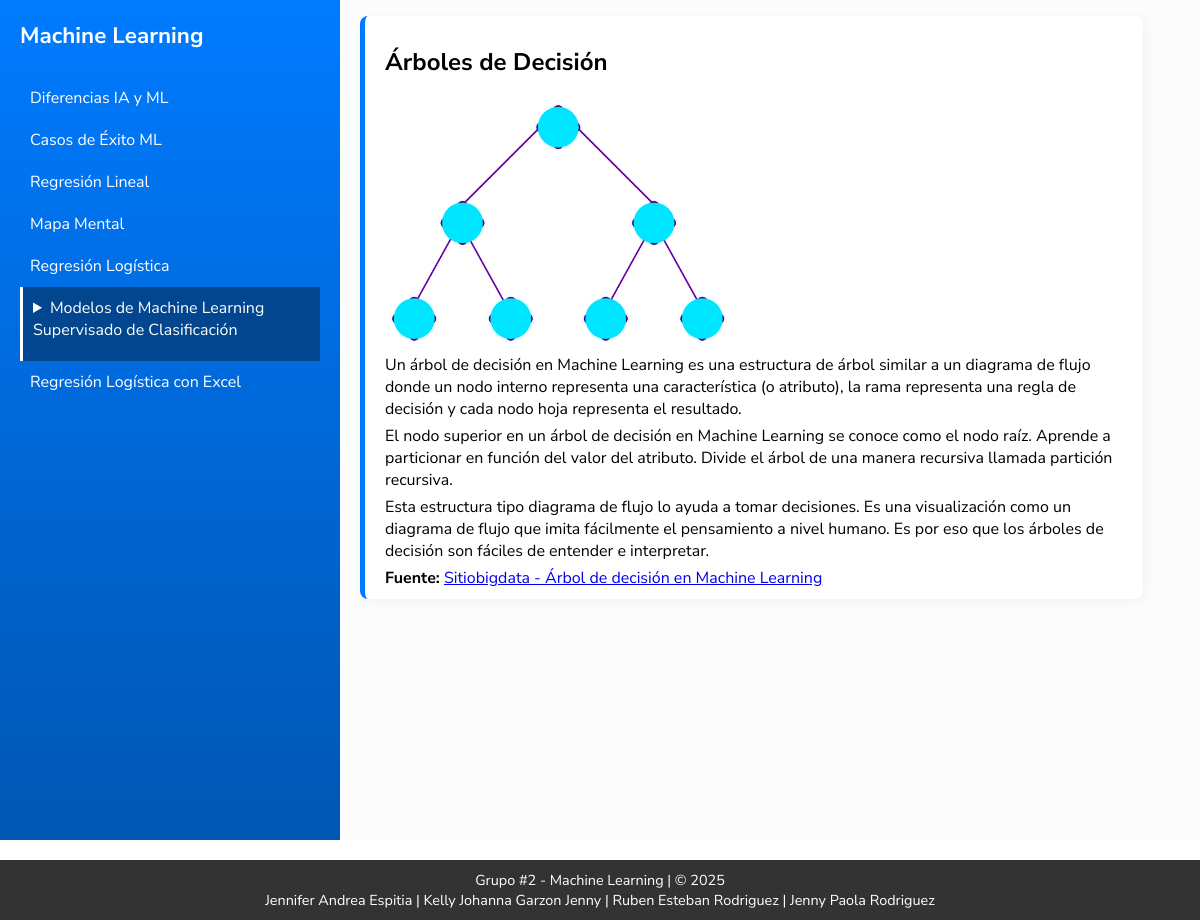
The page /modelo-supervisado/3 on the database its author committed.
### tables this page shows
CREATE TABLE modelos (
        id INTEGER PRIMARY KEY AUTOINCREMENT,
        nombre TEXT NOT NULL,
        descripcion TEXT NOT NULL,
        nombre_de_fuente TEXT NOT NULL,
        fuente TEXT NOT NULL,
        grafico TEXT
    );

### app.py (the view)
@app.route('/modelo-supervisado/<int:modelo_id>')
def mostrar_modelo(modelo_id):
    cur = get_db().cursor()
    cur.execute("SELECT * FROM modelos WHERE id = ?", (modelo_id,))
    modelo = cur.fetchone()
    return render_template('modelos-supervisados.html', modelo=modelo)

### app.py (called while the page is built)
def get_db():
    db = getattr(g, '_database', None)
    if db is None:
        db = g._database = sqlite3.connect(DATABASE)
    return db

@app.teardown_appcontext
def close_connection(exception):
    db = getattr(g, '_database', None)
    if db is not None:
        db.close()

### templates/modelos-supervisados.html (shortened to what this page needs)
<!DOCTYPE html>
<html lang="es">
<head>
    <link rel="stylesheet" href="{{ url_for('static', filename='main.css') }}">
    <link rel="stylesheet" href="{{ url_for('static', filename='modelos.css') }}">
</head>
<body>
    <div class="container">
        <nav class="container__sidebar">
            <h1>Machine Learning</h1>
            <ul>
                <li><a href="/diferencias-ia-ml">Diferencias IA y ML</a></li>
                <li><a href="/casos-de-exito-ml">Casos de Éxito ML</a></li>
                <li><a href="/regresion-lineal">Regresión Lineal</a></li>
                <li><a href="/mapa-mental">Mapa Mental</a></li>
                <li><a href="/regresion-logistica">Regresión Logística</a></li>
                <details class="active">
                  <summary>Modelos de Machine Learning Supervisado de Clasificación</summary>
                </details>
                <li><a href="/regresion-logistica-excel">Regresión Logística con Excel</a></li>
            </ul>
        </nav>
        <main class="container__content">
            <section class="intro nmb">
                <h1>{{ modelo[1] }}</h1>
                {% if modelo[5] %}
                  <img src="{{ url_for('static', filename='images/' + modelo[5]) }}" alt="Gráfico del modelo" class="model-img">
                {% endif %}
                <div class="model-description">{{ modelo[2]|safe }}</div>
                <p><strong>Fuente:</strong> <a href="{{ modelo[4] }}" target="_blank">{{ modelo[3] }}</a></p>
            </section>
        </main>
    </div>
    <footer>
        <p>Grupo #2 - Machine Learning | &copy; 2025</p>
        <p>Jennifer Andrea Espitia | Kelly Johanna Garzon Jenny | Ruben Esteban Rodriguez | Jenny Paola Rodriguez</p>
    </footer>
</html>

### static/main.css (style rules this page uses)
body { font-family: "Nunito Sans", sans-serif; margin: 0; padding: 0; }
.container__sidebar { width: 300px; max-width: 300px; background: linear-gradient(to bottom, #007bff, #0056b3); color: white; padding: 20px; display: flex; flex-direction: column; align-items: start; gap: 10px; min-height: 100vh; position: sticky; top: 0; }
.container__sidebar h1 { color: white; font-size: 1.4rem; margin: 0; }
.container__sidebar ul { list-style: none; padding: 0; width: 100%; }
.container__sidebar details summary { margin-bottom: 10px; padding: 10px; transition: all .4s ease-in-out; }
.container__sidebar ul li { padding: 10px; }
.container__sidebar ul li a { color: white; text-decoration: none; font-size: 1rem; display: block; width: 100%; transition: all .4s ease-in-out; }
.container__sidebar details.active { background-color: #01468f; border-left: 3px solid white; }
.container { display: flex; column-gap: 20px; overflow-y: auto; background-color: #fcfcfc; }
.container__content { display: flex; flex-wrap: wrap; flex-direction: column; margin: 16px 0 0 0; width: calc(100vw - 380px); gap: 24px; min-height: 80vh; align-items: start; }
.intro { width: 90%; max-width: 90vw; margin: 0 0 24px 0; padding: 10px 20px; border-left: 5px solid #007bff; box-shadow: 2px 2px 10px rgba(0, 0, 0, 0.05); text-align: left; background: white; border-radius: 8px; }
.intro.nmb { margin-bottom: 0; }
p, h3 { margin: 0; }
footer { background-color: #333; color: white; padding: 10px; margin-top: 20px; font-size: 0.9rem; text-align: center; }

### static/modelos.css (style rules this page uses)
.model-description p { margin: 0 0 5px 0; }
.model-img { height: 250px; }

### rows shown on the page
modelos: nombre "Árboles de Decisión", grafico (picture), descripcion "Un árbol de decisión en Machine Learning es una estructura de árbol similar a un diagrama de flujo donde un nodo interno representa una característica (o atributo), la rama representa una regla de decisión y cada nodo hoja representa el resultado. El nodo superior en un árbol de decisión en Machine Learning se conoce como el nodo raíz. Aprende a particionar en función del valor del atributo. Divide el árbol de una manera recursiva llamada partición recursiva. Esta estructura tipo diagrama de flujo lo ayuda a tomar decisiones. Es una visualización como un diagrama de flujo que imita fácilmente el pensamiento a nivel humano. Es por eso que los árboles de decisión son fáciles de entender e…", nombre_de_fuente "Sitiobigdata - Árbol de decisión en Machine Learning"
